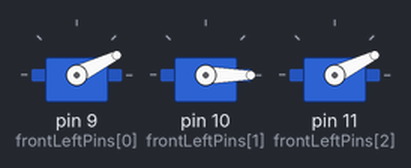
The program below on a simulated Arduino Uno, built with avr-gcc and run on an emulated ATmega328P. Parts: 3 × servo.

Above: at 0.05 s.
At 0.65 s:
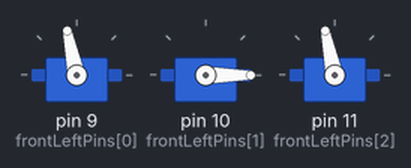
At 1.15 s:
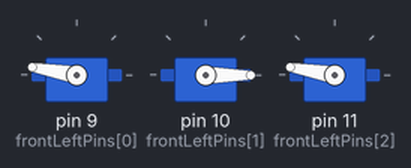
At 2.3 s:
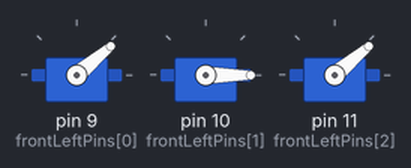
Timing chart, 0 to 5.7 s (numbered marks = the images above):
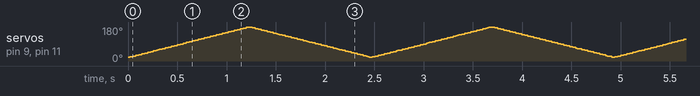

The program:

main.cpp
```cpp
#include <Arduino.h>
#include <Leg.h>

// define pins for legs
// these dont change
int frontLeftPins[] = {9, 10, 11};
int frontRightPins[] = {1, 2, 3};
int backLeftPins[] = {1, 2, 3};
int backRightPins[] = {1, 2, 3};

Leg myLeg;

int pos = 20; // variable to store the servo position
int poses[] = {0, 0, 0};

void setup()
{
	myLeg.attach(frontLeftPins);
}

void loop()
{
	for (pos = 20; pos <= 180; pos += 2)
	{
		poses[2] = pos;
		poses[0] = pos;
		myLeg.write(poses);
		delay(15); // waits 15ms for the servo to reach the position
	}
	for (pos = 180; pos >= 20; pos -= 2)
	{
		poses[2] = pos;
		poses[0] = pos;
		myLeg.write(poses);
		delay(15); // waits 15ms for the servo to reach the position
	}
}
```

Leg.h
```cpp
//
// Leg Class
// This is a class created to hold three servos, their poistions, and methods for controlling them
//

// for this class, there are three servos
// to establish order, the servos repesnt the following this order
// shoulder
// arm
// forarm

//  prevents problems if someone accidently #include's your library twice
#ifndef Leg_h
#define Leg_h

// we need the servo libaray for the servo objects
#include <Servo.h>

class Leg
{
private:
	// will hold this leg object's servo objects
	Servo servos[3];

public:
	// constructor
	Leg() {}

	// constuctor with parameteres will attach a pin to servos
	void attach(int servoPins[3])
	{
		// run through all of pins to attach
		for (int i = 0; i < 3; i++)
		{
			// attatch each servo to a pin
			servos[i].attach(servoPins[i]);
		}
	}

	// method that writes servo positions
	// designed to move all servos
	// param of array needed, an element per servo
	void write(int values[3])
	{
		// run through array of write values
		for (int i = 0; i < 3; i++)
		{
			// write servo value
			servos[i].write(values[i]);
		}
	}

	// method that writes a single servo
	// designed to move a single servo
	// params needed is the index of the servo, and the poistion
	void write(int index, int value)
	{
		servos[index].write(value);
	}

	// method that returns positions of all servos
	// returns pointer to array of values
	int *read()
	{
		static int readValues[3];

		// get all servo readings
		for (int i = 0; i < 3; i++)
		{
			readValues[i] = servos[i].read();
		}

		return readValues;
	}
};

#endif
```
